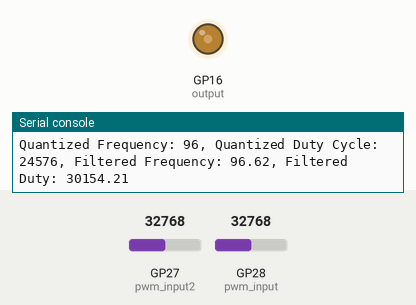
Simulated run of this program. Board: Raspberry Pi Pico running MicroPython. Shown: output pins drawn as LEDs (lit = HIGH), the last lines printed to the serial console. The inputs (shaded band) are chosen by the test bench; at power-on: GP27 (pwm_input2) = 32768, GP28 (pwm_input) = 32768 (analog values on the 0–65535 scale).

Above: at 1.2 s.
1.3 s: GP27 (pwm_input2) set to 57670
At 3.0 s:
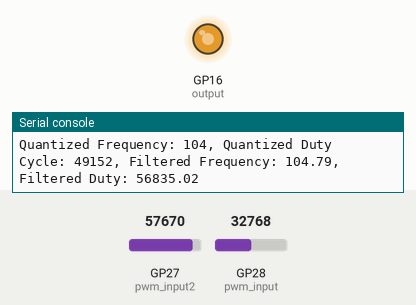
4.3 s: GP27 (pwm_input2) set to 7864
At 6.2 s:
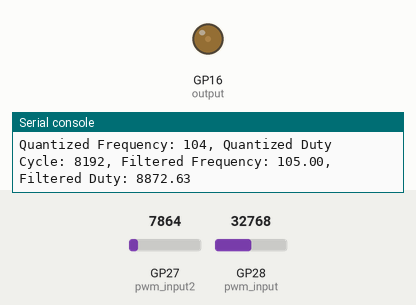
7.3 s: GP27 (pwm_input2) set to 19660
At 7.8 s:
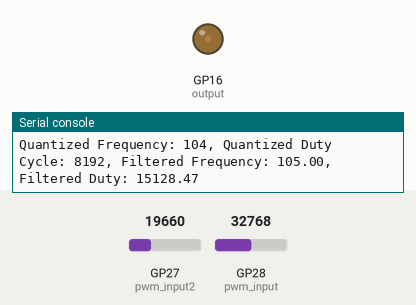
9.4 s: GP27 (pwm_input2) set to 32767
At 10.2 s:
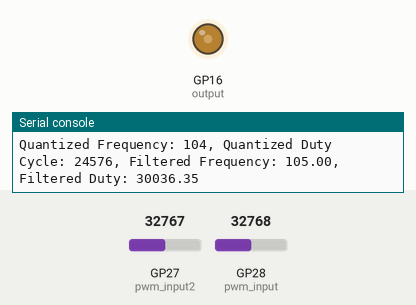
Timing chart, 0 to 12.1 s (numbered marks = the images above; inputs shaded):
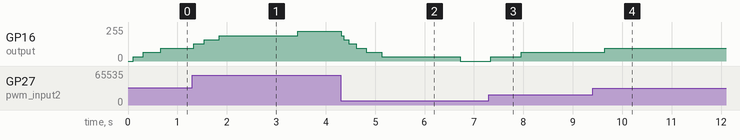

The program:

05_steady_tone_low_pass.py
```python
from machine import ADC, PWM, Pin
from time import sleep

# Define pins
output_pin = 16  # Output for PWM
pwm_pin = 28  # Input ADC for frequency
pwm_pin2 = 27  # Input ADC for duty cycle

# Initialize hardware
pwm_input = ADC(pwm_pin)
pwm_input2 = ADC(pwm_pin2)
output = PWM(Pin(output_pin))

# Define frequency range and quantization steps
min_frequency = 10  # Minimum frequency (Hz)
max_frequency = 200  # Maximum frequency (Hz)
frequency_quantization_step = 2  # Frequency step size (Hz)

# Define duty cycle quantization
min_duty = 0  # Minimum duty cycle (0%)
max_duty = 65535  # Maximum duty cycle (100%)
duty_quantization_step = 8192  # Quantize duty in 6.25% steps

# Initialize filter variables
frequency_lpf = 0  # Initial smoothed frequency
duty_cycle_lpf = 0  # Initial smoothed duty cycle
alpha = 0.1  # Smoothing factor (lower = smoother, higher = more responsive)

# Initialize PWM output with a default duty cycle
output.duty_u16(32768)  # 50% duty cycle

# Map function
def map_value(value, in_min, in_max, out_min, out_max):
    """Map a value from one range to another."""
    return int((value - in_min) * (out_max - out_min) / (in_max - in_min) + out_min)

# Main loop
while True:
    # Read ADC values
    raw_pwm_value = pwm_input.read_u16()
    raw_duty_value = pwm_input2.read_u16()

    # Map the ADC values to the desired ranges
    mapped_frequency = map_value(raw_pwm_value, 0, 65535, min_frequency, max_frequency)
    mapped_duty = map_value(raw_duty_value, 0, 65535, min_duty, max_duty)

    # Apply low-pass filter
    frequency_lpf = (alpha * mapped_frequency) + ((1 - alpha) * frequency_lpf)
    duty_cycle_lpf = (alpha * mapped_duty) + ((1 - alpha) * duty_cycle_lpf)

    # Quantize the filtered frequency and duty cycle
    quantized_frequency = (int(frequency_lpf) // frequency_quantization_step) * frequency_quantization_step
    quantized_duty = (int(duty_cycle_lpf) // duty_quantization_step) * duty_quantization_step

    # Update PWM output
    output.freq(quantized_frequency)  # Set quantized frequency
    output.duty_u16(quantized_duty)  # Set quantized duty cycle

    # Print debug information
    print(f"Quantized Frequency: {quantized_frequency}, Quantized Duty Cycle: {quantized_duty}, "
          f"Filtered Frequency: {frequency_lpf:.2f}, Filtered Duty: {duty_cycle_lpf:.2f}")

    # Small delay for loop stability
    sleep(0.05)
```

Measured:
- after the input at 1.3 s, GP16 (output): 96/255 → 128/255 at once, → 159/255 0.21 s later, → 191/255 0.31 s later, → 223/255 1.6 s later
- after the input at 4.3 s, GP16 (output): moves from 223/255 to 0/255 over 2.4 s, starting at once
- after the input at 7.3 s, GP16 (output): 0/255 → 32/255 at once, → 64/255 0.62 s later
- after the input at 9.4 s, GP16 (output): 64/255 → 96/255 after 0.25 s
